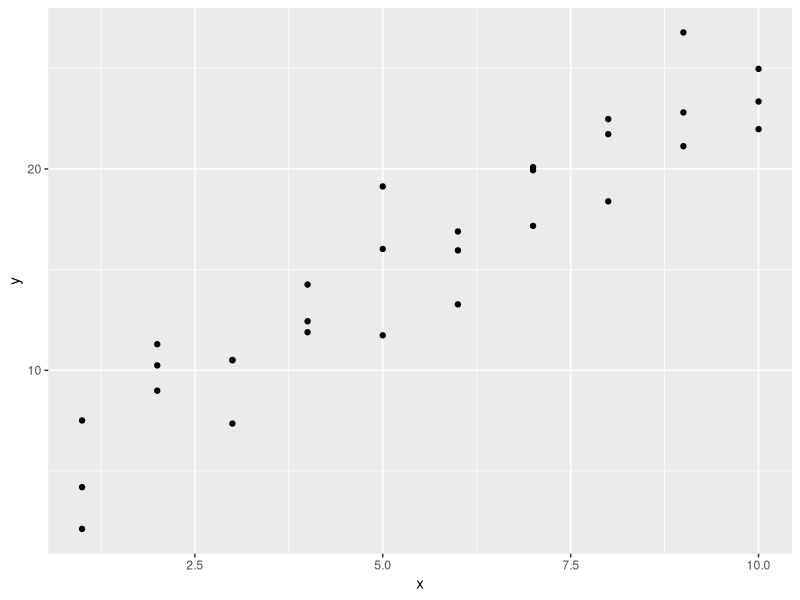
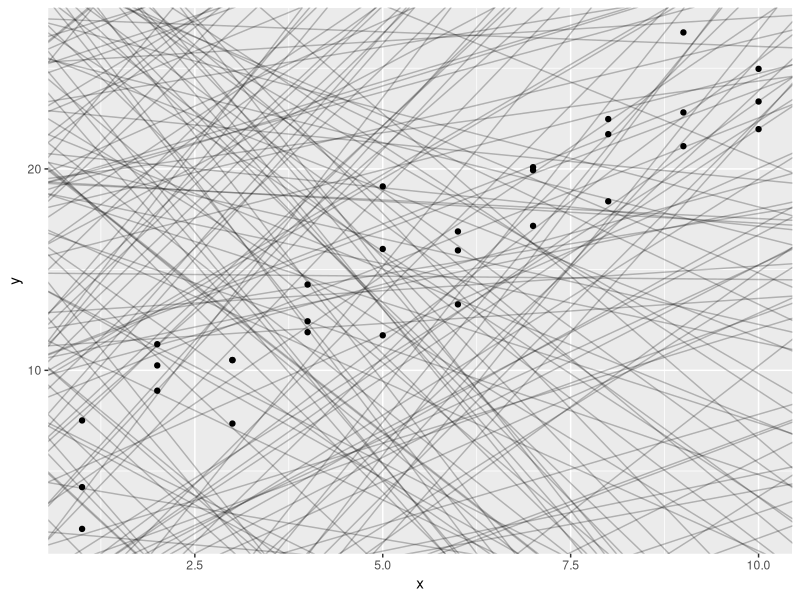
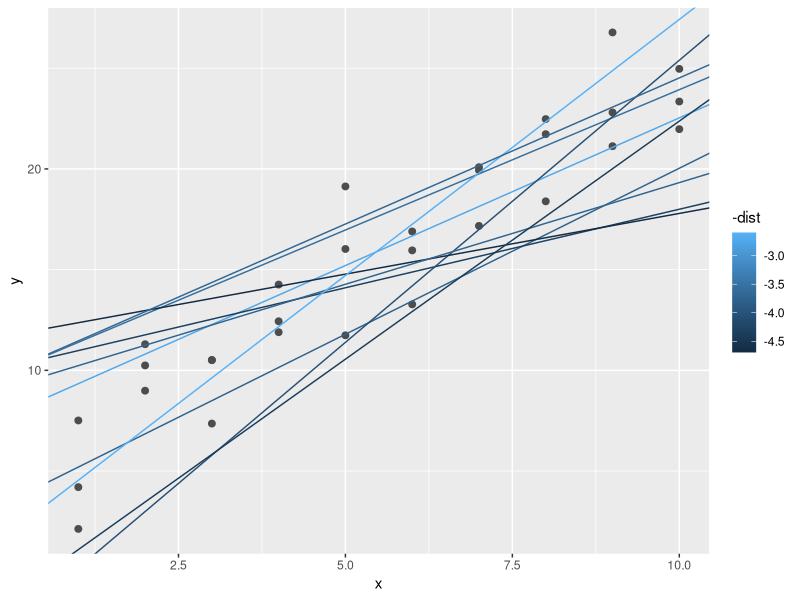
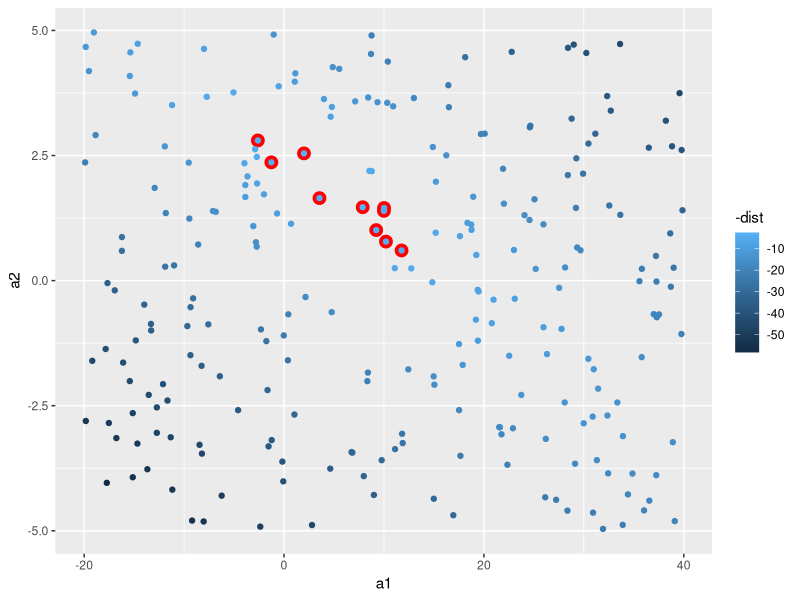
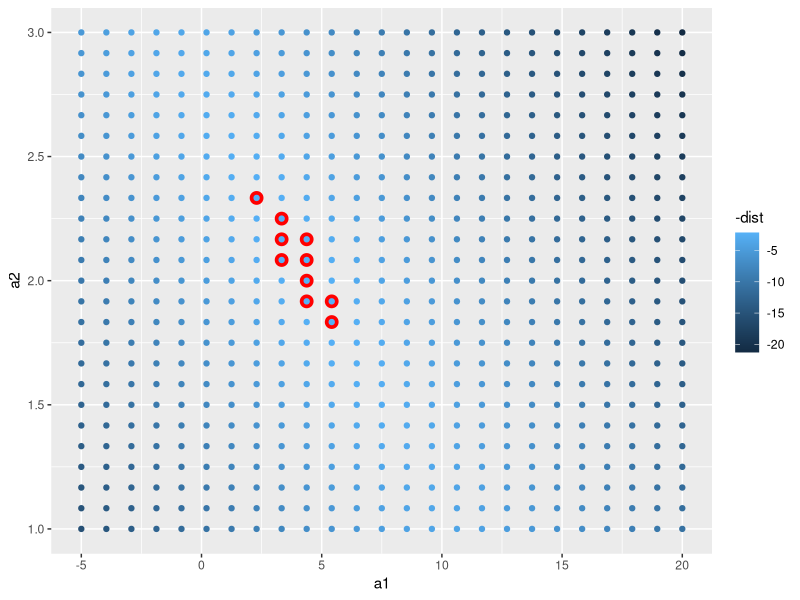
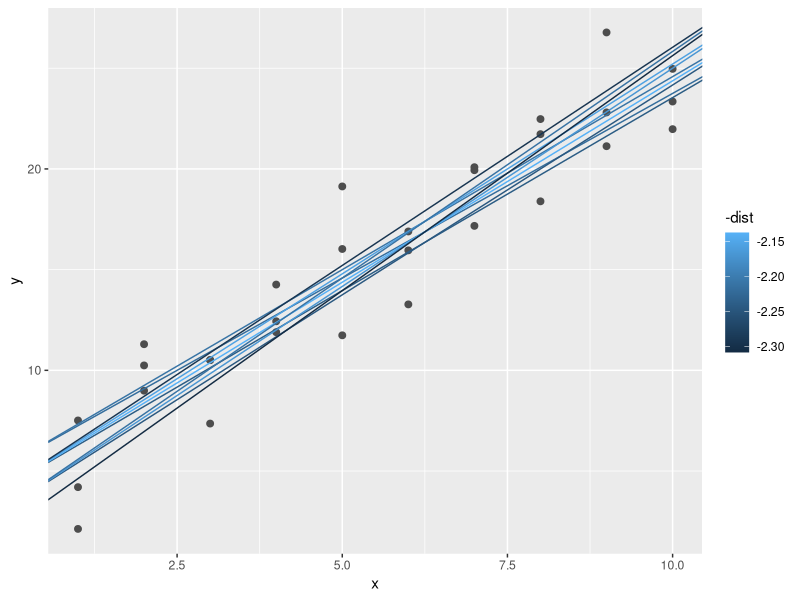
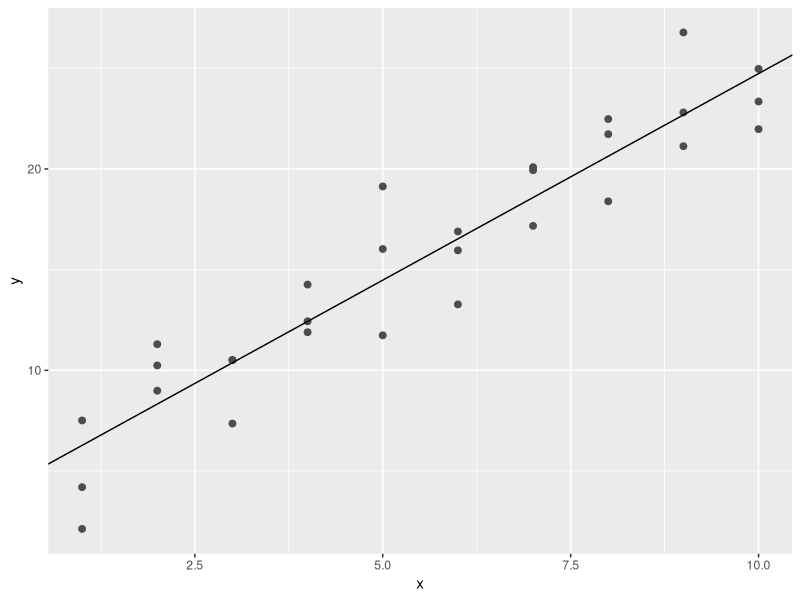
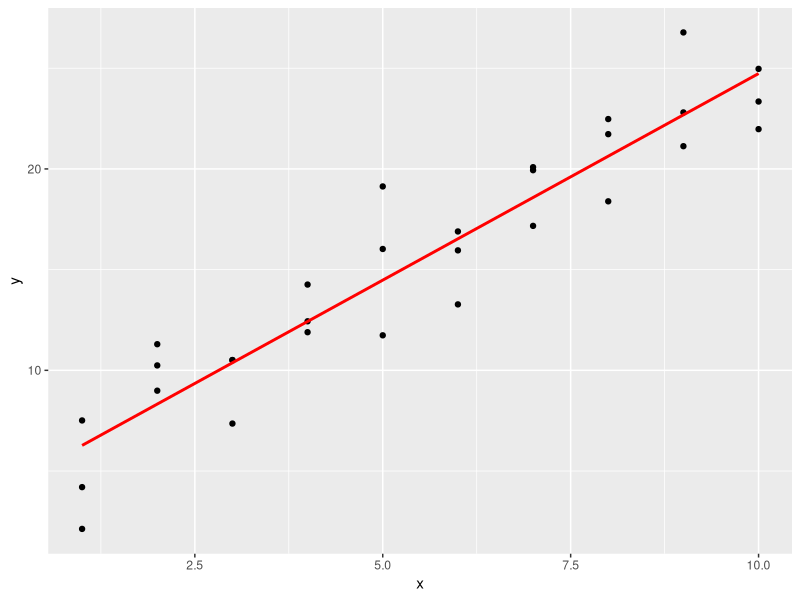

The R script that drew these images, in order:
## ---- chunk 1
knitr::opts_chunk$set(echo = TRUE,
                      warning = FALSE,
                      message = FALSE)
## ---- chunk 2
library(tidyverse)
library(modelr)
options(na.action = na.warn)
## ---- chunk 3
ggplot(sim1, aes(x, y)) +
  geom_point()
## ---- chunk 4
models <- tibble(
  a1 = runif(250, -20, 40),
  a2 = runif(250, -5, 5)
)
## ---- chunk 5
ggplot(sim1, aes(x, y)) +
  geom_abline(
    aes(intercept = a1, slope = a2),
    data = models, alpha = 1/4
  ) +
  geom_point()
## ---- chunk 6
model1 <- function(a, data) {
  a[1] + data$x * a[2]
}
## ---- chunk 7
model1(c(7, 1.5), sim1)
## ---- chunk 8
measure_distance <- function(mod, data) {
  diff <- data$y - model1(mod, data)
  sqrt(mean(diff ^ 2))
}
## ---- chunk 9
measure_distance(c(7, 1.5), sim1)
## ---- chunk 10
sim1_dist <- function(a1, a2) {
  measure_distance(c(a1, a2), sim1)
}
## ---- chunk 11
models <- models %>%
  mutate(dist = purrr::map2_dbl(a1, a2, sim1_dist))
## ---- chunk 12
models
## ---- chunk 13
ggplot(sim1, aes(x, y)) +
  geom_point(size = 2, color = "grey30") +
  geom_abline(
    aes(intercept = a1, slope = a2, color = -dist),
    data = filter(models, rank(dist) <= 10)
  )
## ---- chunk 14
ggplot(models, aes(a1, a2)) +
  geom_point(
    data = filter(models, rank(dist) <= 10),
    size = 4, color = "red"
  ) + 
  geom_point(aes(colour = -dist))
## ---- chunk 15
grid <- expand.grid(
  a1 = seq(-5, 20, length = 25),
  a2 = seq(1, 3, length = 25)
) %>%
  mutate(dist = purrr::map2_dbl(a1, a2, sim1_dist))
## ---- chunk 16
grid %>%
  ggplot(aes(a1, a2)) +
  geom_point(
    data = filter(grid, rank(dist) <= 10),
    size = 4, colour = "red"
  ) +
  geom_point(aes(color = -dist))
## ---- chunk 17
ggplot(sim1, aes(x, y)) +
  geom_point(size = 2, color = "grey30") +
  geom_abline(
    aes(intercept = a1, slope = a2, color = -dist),
    data = filter(grid, rank(dist) <= 10)
  )
## ---- chunk 18
best <- optim(c(0, 0), measure_distance, data = sim1)
best$par
## ---- chunk 19
ggplot(sim1, aes(x, y)) +
  geom_point(size = 2, color = "grey30") +
  geom_abline(intercept = best$par[1], slope = best$par[2])
## ---- chunk 20
sim1_mod <- lm(y ~ x, data = sim1)
coef(sim1_mod)
## ---- chunk 21
grid <- sim1 %>%
  data_grid(x)
grid
## ---- chunk 22
grid <- grid %>%
  add_predictions(sim1_mod)
grid
## ---- chunk 23
ggplot(sim1, aes(x)) +
  geom_point(aes(y = y)) +
  geom_line(
    aes(y = pred),
    data = grid,
    colour = "red",
    size = 1
  )
## ---- chunk 24
sim1 <- sim1 %>%
  add_residuals(sim1_mod)
sim1
## ---- chunk 25
ggplot(sim1, aes(resid)) +
  geom_freqpoly(binwidth = 0.5)
## ---- chunk 26
ggplot(sim1, aes(x, resid)) +
  geom_ref_line(h = 0) +
  geom_point()
## ---- chunk 27
df <- tribble(
  ~y, ~x1, ~x2,
  4,2,5,
  5,1,6
)
model_matrix(df, y ~ x1)
## ---- chunk 28
model_matrix(df, y ~ x1 - 1)
## ---- chunk 29
model_matrix(df, y ~ x1 + x2)
## ---- chunk 30
df <- tribble(
  ~ sex, ~ response,
  "male", 1,
  "female", 2,
  "male", 1
)
model_matrix(df, response ~ sex)
## ---- chunk 31
ggplot(sim2) +
  geom_point(aes(x, y))
## ---- chunk 32
mod2 <- lm(y ~ x, data = sim2)
grid <- sim2 %>%
  data_grid(x) %>%
  add_predictions(mod2)
grid
## ---- chunk 33
ggplot(sim2, aes(x)) +
  geom_point(aes(y = y)) +
  geom_point(
    data = grid,
    aes(y = pred),
    color = "red",
    size=4 
  )
## ---- chunk 34
ggplot(sim3, aes(x1, y)) +
  geom_point(aes(color = x2))
## ---- chunk 35
mod1 <- lm(y ~ x1 + x2, data = sim3)
mod2 <- lm(y ~ x1 * x2, data = sim3)
## ---- chunk 36
grid <- sim3 %>%
  data_grid(x1, x2) %>%
  gather_predictions(mod1, mod2)
grid
## ---- chunk 37
ggplot(sim3, aes(x1, y, color = x2)) +
  geom_point() +
  geom_line(data = grid, aes(y = pred)) +
  facet_wrap(~ model)
## ---- chunk 38
sim3 <- sim3 %>%
  gather_residuals(mod1, mod2)

ggplot(sim3, aes(x1, resid, color = x2)) +
  geom_point() +
  facet_grid(model ~ x2)
## ---- chunk 39
mod1 <- lm(y ~ x1 + x2, data = sim4)
mod2 <- lm(y ~ x1 * x2, data = sim4)

grid <- sim4 %>%
  data_grid(
    x1 = seq_range(x1, 5),
    x2 = seq_range(x2, 5)
  ) %>%
  gather_predictions(mod1, mod2)
grid
## ---- chunk 40
seq_range(c(0.0123, 0.923423), n = 5)
seq_range(c(0.0123, 0.923423), n = 5, pretty = TRUE)
## ---- chunk 41
x1 <- rcauchy(100)
## ---- chunk 42
seq_range(x1, n = 5)
seq_range(x1, n = 5, trim = 0.10)
## ---- chunk 43
seq_range(x1, n = 5, trim = 0.25)
seq_range(x1, n = 5, trim = 0.50)
## ---- chunk 44
x2 <- c(0, 1)
seq_range(x2, n = 5)
seq_range(x2, n = 5, expand = 0.10)
seq_range(x2, n = 5, expand = 0.25)
## ---- chunk 45
seq_range(x2, n = 5, expand = 0.50)
## ---- chunk 46
ggplot(grid, aes(x1, x2)) +
  geom_tile(aes(fill = pred)) +
  facet_wrap(~ model)
## ---- chunk 47
ggplot(grid, aes(x1, pred, color = x2, group = x2)) +
  geom_line() +
  facet_wrap(~ model)

ggplot(grid, aes(x2, pred, color = x1, group = x1)) +
  geom_line() +
  facet_wrap(~ model)
## ---- chunk 48
df <- tribble(
  ~y, ~x,
  1, 1,
  2, 2,
  3, 3
)

model_matrix(df, y ~ x^2 + x)
model_matrix(df, y ~ I(x^2) + x)
## ---- chunk 49
model_matrix(df, y ~ poly(x, 2))
## ---- chunk 50
library(splines)
model_matrix(df, y ~ ns(x, 2))
## ---- chunk 51
sim5 <- tibble(
  x = seq(0, 3.5 * pi, length = 50),
  y = 4 * sin(x) + rnorm(length(x))
)

ggplot(sim5, aes(x, y)) +
  geom_point()
## ---- chunk 52
mod1 <- lm(y ~ ns(x, 1), data = sim5)
mod2 <- lm(y ~ ns(x, 2), data = sim5)
mod3 <- lm(y ~ ns(x, 3), data = sim5)
mod4 <- lm(y ~ ns(x, 4), data = sim5)
mod5 <- lm(y ~ ns(x, 5), data = sim5)

grid <- sim5 %>%
  data_grid(x = seq_range(x, n = 50, expand = 0.1)) %>%
  gather_predictions(mod1, mod2, mod3, mod4, mod5, .pred = "y")

ggplot(sim5, aes(x, y)) +
  geom_point() +
  geom_line(data = grid, color = "red") +
  facet_wrap(~ model)
## ---- chunk 53
df <- tribble(
  ~x, ~y,
  1, 2.2,
  2, NA,
  3, 3.5,
  4, 8.3,
  NA, 10
)

mod <- lm(y ~ x, data = df)
## ---- chunk 54
mod <- lm(y ~ x, data = df, na.action = na.exclude)
## ---- chunk 55
nobs(mod)
